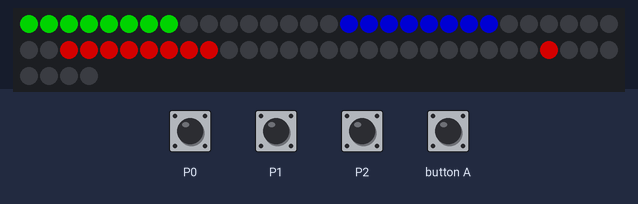
A program run on a simulated BBC micro:bit (MakeCode). On the bench: 64 RGB LEDs in strip order, left to right, continuing on the next row. Inputs (shaded band) come from the test bench. Dim RGB values are drawn brighter than linear; random numbers come from a fixed seed.

Above: at 1.66 s.
1.7 s: touch pin P0 pressed for 0.15 s
2.4 s: touch pin P1 pressed for 0.15 s
3.1 s: touch pin P0 pressed for 0.15 s
3.8 s: touch pin P2 pressed for 0.15 s
4.5 s: button A pressed for 0.15 s
5.2 s: touch pin P1 pressed for 0.15 s
At 5.41 s:
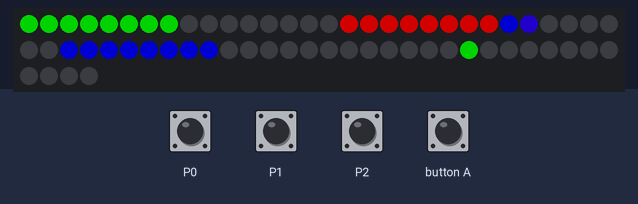

The program:

main.ts
```typescript
input.onPinPressed(TouchPin.P0, function () {
    if (score_speler1 > 0) {
        if (kleur_speler1 == RandomKleur) {
            score_speler1 += 1
            totaal_speler1.showBarGraph(score_speler1, 15)
            if (score_speler1 == 15) {
                gewonnen()
            }
        } else {
            score_speler1 += -1
            totaal_speler1.showBarGraph(score_speler1, 15)
            if (score_speler1 == 0) {
                verloren()
            }
        }
    }
})
function verloren () {
    basic.showIcon(IconNames.No)
}
input.onButtonPressed(Button.A, function () {
    score_speler1 = start_score
    score_speler2 = start_score
    score_speler3 = start_score
    totaal_speler1.showColor(neopixel.colors(NeoPixelColors.Black))
    totaal_speler2.showColor(neopixel.colors(NeoPixelColors.Black))
    totaal_speler3.showColor(neopixel.colors(NeoPixelColors.Black))
    STRIP.show()
    basic.clearScreen()
})
function gewonnen () {
    basic.showIcon(IconNames.Yes)
}
input.onPinPressed(TouchPin.P2, function () {
    if (score_speler3 > 0) {
        if (kleur_speler3 == RandomKleur) {
            score_speler3 += 1
            totaal_speler3.showBarGraph(score_speler3, 15)
            if (score_speler3 == 15) {
                gewonnen()
            }
        } else {
            score_speler3 += -1
            totaal_speler3.showBarGraph(score_speler3, 15)
            if (score_speler3 == 0) {
                verloren()
            }
        }
    }
})
input.onPinPressed(TouchPin.P1, function () {
    if (score_speler2 > 0) {
        if (kleur_speler2 == RandomKleur) {
            score_speler2 += 1
            totaal_speler2.showBarGraph(score_speler2, 15)
            if (score_speler2 == 15) {
                gewonnen()
            }
        } else {
            score_speler2 += -1
            totaal_speler2.showBarGraph(score_speler2, 15)
            if (score_speler2 == 0) {
                verloren()
            }
        }
    }
})
/**
 * Één tot drie spelers.
 *
 * Iedere speler krijgt een kleur toegewezen.
 *
 * Willekeurig "valt" een kleur naar beneden en
 *
 * als de speler "zijn" kleur ziet tikt hij op zijn knop.
 *
 * Kloppen de kleuren dan krijgt hij een punt.
 *
 * Klopt het niet dan gaat er een punt af.
 *
 * Een speler start met 5 punten en heeft gewonnen als hij 15 punten heeft.
 */
let kleur_spelers: number[] = []
let kleur_waarde = 0
let kleur_speler2 = 0
let kleur_speler3 = 0
let RandomKleur = 0
let kleur_speler1 = 0
let score_speler3 = 0
let score_speler2 = 0
let score_speler1 = 0
let totaal_speler3: neopixel.Strip = null
let totaal_speler2: neopixel.Strip = null
let totaal_speler1: neopixel.Strip = null
let STRIP: neopixel.Strip = null
let start_score = 0
pins.setPull(DigitalPin.P0, PinPullMode.PullUp)
pins.setPull(DigitalPin.P1, PinPullMode.PullUp)
pins.setPull(DigitalPin.P2, PinPullMode.PullUp)
let LENGTE = 64
start_score = 3
STRIP = neopixel.create(DigitalPin.P8, LENGTE, NeoPixelMode.RGB)
let Speler1 = STRIP.range(0, 8)
let Speler2 = STRIP.range(16, 8)
let Speler3 = STRIP.range(32, 8)
let vonken = STRIP.range(48, 16)
totaal_speler1 = STRIP.range(8, 8)
totaal_speler2 = STRIP.range(24, 8)
totaal_speler3 = STRIP.range(40, 8)
let begin = vonken.range(0, 1)
score_speler1 = start_score
score_speler2 = start_score
score_speler3 = start_score
basic.pause(200)
STRIP.clear()
basic.pause(200)
STRIP.show()
basic.forever(function () {
    begin.showColor(neopixel.colors(NeoPixelColors.Black))
    vonken.shift(1)
    basic.pause(35)
})
/**
 * Kies willeurig een kleur en zet deze boven in de rij
 */
loops.everyInterval(800, function () {
    kleur_waarde = randint(0, 2)
    if (kleur_waarde == 0) {
        RandomKleur = neopixel.colors(NeoPixelColors.Red)
    } else {
        if (kleur_waarde == 1) {
            RandomKleur = neopixel.colors(NeoPixelColors.Green)
        } else {
            if (kleur_waarde == 2) {
                RandomKleur = neopixel.colors(NeoPixelColors.Blue)
            } else {
                RandomKleur = neopixel.colors(NeoPixelColors.White)
            }
        }
    }
    vonken.setPixelColor(1, RandomKleur)
})
loops.everyInterval(5000, function () {
    kleur_spelers = [
    [neopixel.colors(NeoPixelColors.Red), neopixel.colors(NeoPixelColors.Green), neopixel.colors(NeoPixelColors.Blue)],
    [neopixel.colors(NeoPixelColors.Red), neopixel.colors(NeoPixelColors.Blue), neopixel.colors(NeoPixelColors.Green)],
    [neopixel.colors(NeoPixelColors.Blue), neopixel.colors(NeoPixelColors.Red), neopixel.colors(NeoPixelColors.Green)],
    [neopixel.colors(NeoPixelColors.Blue), neopixel.colors(NeoPixelColors.Green), neopixel.colors(NeoPixelColors.Red)],
    [neopixel.colors(NeoPixelColors.Green), neopixel.colors(NeoPixelColors.Blue), neopixel.colors(NeoPixelColors.Red)],
    [neopixel.colors(NeoPixelColors.Green), neopixel.colors(NeoPixelColors.Red), neopixel.colors(NeoPixelColors.Blue)]
    ]._pickRandom()
    kleur_speler1 = kleur_spelers[0]
    kleur_speler2 = kleur_spelers[1]
    kleur_speler3 = kleur_spelers[2]
    Speler1.showColor(kleur_speler1)
    Speler2.showColor(kleur_speler2)
    Speler3.showColor(kleur_speler3)
})
```

test.ts
```typescript
// tests gaan hier; deze zal niet worden gecompileerd wanneer dit pakket wordt gebruikt als extensie.
```
